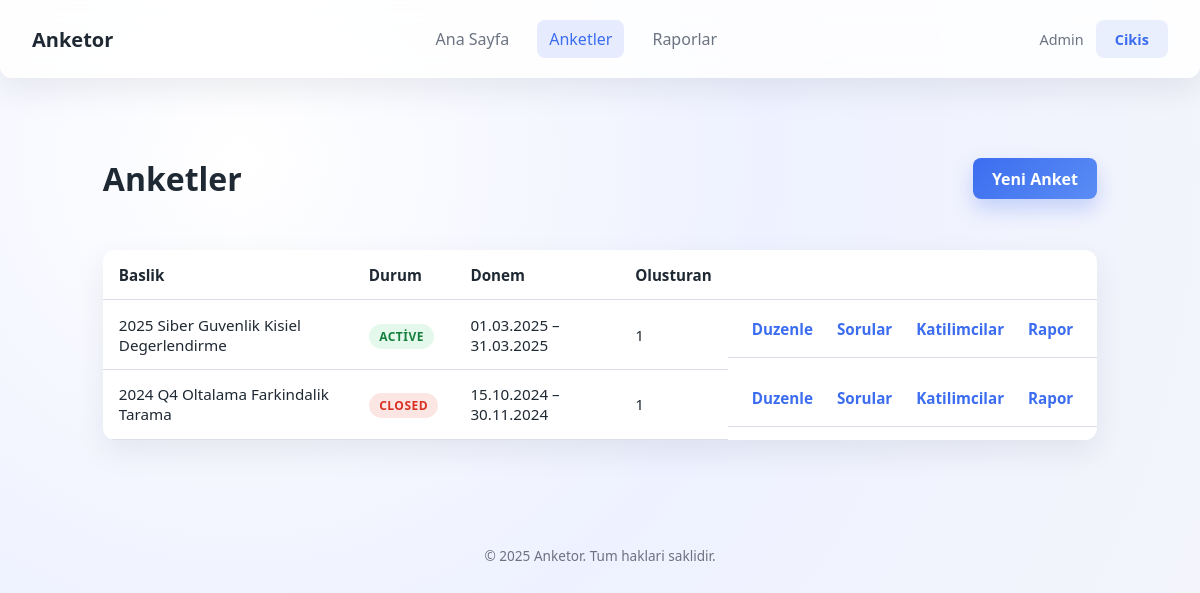
Screenshot of /surveys.php (signed in) with the database file from the repository.
### tables this page shows
CREATE TABLE IF NOT EXISTS surveys (
    id INT UNSIGNED AUTO_INCREMENT PRIMARY KEY,
    category_id INT UNSIGNED NULL,
    title VARCHAR(200) NOT NULL,
    description TEXT NULL,
    status ENUM('draft','scheduled','active','closed') NOT NULL DEFAULT 'draft',
    start_date DATE NULL,
    end_date DATE NULL,
    created_by INT UNSIGNED NOT NULL,
    created_at DATETIME NOT NULL DEFAULT CURRENT_TIMESTAMP,
    updated_at DATETIME NOT NULL DEFAULT CURRENT_TIMESTAMP ON UPDATE CURRENT_TIMESTAMP,
    CONSTRAINT fk_surveys_category FOREIGN KEY (category_id) REFERENCES survey_categories(id) ON DELETE SET NULL,
    CONSTRAINT fk_surveys_user FOREIGN KEY (created_by) REFERENCES users(id) ON DELETE CASCADE
);

### config.sample.php (called while the page is built)
<?php
return [
    'db' => [
        'host' => 'srv1776.hstgr.io',
        'port' => 3306,
        'database' => 'u111878875_anketor3',
        'username' => 'u111878875_anketor3',
        'password' => 'Anketor3.',
        'charset' => 'utf8mb4',
    ],
    'app' => [
        'name' => 'Anketor',
        'base_url' => '',
        'timezone' => 'Europe/Istanbul',
    ],
    'mail' => [
        'from_email' => 'iletisim@kurumadi.com',
        'from_name' => 'Kurumsal Iletisim Ekibi',
    ],
    'security' => [
        'token_salt' => 'please-change-this-secret',
    ],
    'openai' => [
        'api_key' => '',
        'model' => 'gpt-4o-mini',
    ],
];

### config.php (called while the page is built)
<?php
return require __DIR__ . '/config.sample.php';

### includes/bootstrap.php (called while the page is built, shortened)
<?php
$config = require __DIR__ . '/../config.php';
require_once __DIR__ . '/helpers.php';
require_once __DIR__ . '/db.php';
require_once __DIR__ . '/services/SurveyService.php';
$db = Database::getInstance($config['db']);
$surveyService = new SurveyService($db, $config);

### includes/db.php (called while the page is built, shortened)
<?php
class Database
{
    private static $instance;
    private $pdo;
    private function __construct(array $config)
    {
        $dsn = sprintf('mysql:host=%s;port=%d;dbname=%s;charset=%s',
            $config['host'] ?? 'localhost',
            $config['port'] ?? 3306,
            $config['database'] ?? '',
            $config['charset'] ?? 'utf8mb4'
        );
        $options = [
            PDO::ATTR_ERRMODE => PDO::ERRMODE_EXCEPTION,
            PDO::ATTR_DEFAULT_FETCH_MODE => PDO::FETCH_ASSOC,
            PDO::ATTR_EMULATE_PREPARES => false,
        ];
        $this->pdo = new PDO($dsn, $config['username'] ?? '', $config['password'] ?? '', $options);
    }
    public static function getInstance(array $config = [])
    {
        if (!self::$instance) {
            self::$instance = new self($config);
        }
        return self::$instance;
    }
    public function query(string $sql, array $params = []): PDOStatement
    {
        $stmt = $this->pdo->prepare($sql);
        $stmt->execute($params);
        return $stmt;
    }
    public function fetchAll(string $sql, array $params = []): array
    {
        return $this->query($sql, $params)->fetchAll();
    }
}

### includes/services/SurveyService.php (called while the page is built, shortened)
<?php
class SurveyService
{
    private $db;
    public function __construct(Database $db, array $config)
    {
        $this->db = $db;
    }
    public function getSurveys(int $limit = 50): array
    {
        return $this->db->fetchAll(
            'SELECT s.*, c.name AS category_name, u.name AS owner_name
             FROM surveys s
             LEFT JOIN survey_categories c ON c.id = s.category_id
             LEFT JOIN users u ON u.id = s.created_by
             ORDER BY s.created_at DESC
             LIMIT ?',
            [$limit]
        );
    }
}

### includes/helpers.php (called while the page is built, shortened)
<?php
function format_date($value, string $format = 'd.m.Y')
{
    $date = $value instanceof DateTimeInterface ? $value : new DateTime($value);
    return $date->format($format);
}
function h($value): string
{
    return htmlspecialchars((string)$value, ENT_QUOTES, 'UTF-8');
}

### surveys.php (the view, shortened to what this page needs)
<?php
require __DIR__ . '/includes/bootstrap.php';
$surveys = $surveyService->getSurveys(200);
include __DIR__ . '/templates/header.php';
include __DIR__ . '/templates/navbar.php';
?>
<main class="container">
    <div class="panel-header">
        <h1>Anketler</h1>
        <a class="button-primary" href="survey_edit.php">Yeni Anket</a>
    </div>
    <div class="panel-body">
        <table class="table">
            <thead>
                <tr>
                    <th>Baslik</th>
                    <th>Durum</th>
                    <th>Donem</th>
                    <th>Olusturan</th>
                    <th></th>
                </tr>
            </thead>
            <tbody>
                <?php foreach ($surveys as $survey): ?>
                    <tr>
                        <td><?php echo h($survey['title']); ?></td>
                        <td><span class="status status-<?php echo h($survey['status']); ?>"><?php echo h($survey['status']); ?></span></td>
                        <td>
                            <?php echo $survey['start_date'] ? h(format_date($survey['start_date'])) : '-'; ?>
                            <?php if ($survey['end_date']): ?>
                                &ndash; <?php echo h(format_date($survey['end_date'])); ?>
                            <?php endif; ?>
                        </td>
                        <td><?php echo h($survey['created_by']); ?></td>
                        <td class="table-actions">
                            <a class="button-link" href="survey_edit.php?id=<?php echo (int)$survey['id']; ?>">Duzenle</a>
                            <a class="button-link" href="survey_questions.php?id=<?php echo (int)$survey['id']; ?>">Sorular</a>
                            <a class="button-link" href="participants.php?id=<?php echo (int)$survey['id']; ?>">Katilimcilar</a>
                            <a class="button-link" href="survey_reports.php?id=<?php echo (int)$survey['id']; ?>">Rapor</a>
                        </td>
                    </tr>
                <?php endforeach; ?>
            </tbody>
        </table>
    </div>
</main>
<?php include __DIR__ . '/templates/footer.php'; ?>

### assets/css/style.css (style rules this page uses)
:root { --color-bg: #f5f6fb; --color-surface: #ffffff; --color-border: #d9deea; --color-primary: #3c6df0; --color-primary-dark: #2f55c8; --color-text: #1f2933; --color-muted: #6b7280; --color-success: #0f9d58; --color-danger: #d93025; --radius: 12px; --shadow: 0 12px 30px rgba(31, 41, 51, 0.08); font-size: 16px; }
* { box-sizing: border-box; }
body { margin: 0; font-family: 'Segoe UI', Tahoma, Geneva, Verdana, sans-serif; color: var(--color-text); background: radial-gradient(circle at 20% 20%, #ffffff 0%, #eef1ff 45%, #f5f6fb 100%); min-height: 100vh; }
a { color: var(--color-primary); text-decoration: none; }
.container { max-width: 1100px; margin: 2rem auto; padding: 0 1.5rem; }
.button-primary, .button-secondary, .button-link { display: inline-flex; align-items: center; justify-content: center; border: none; border-radius: 8px; font-weight: 600; cursor: pointer; padding: 0.6rem 1.2rem; transition: transform 0.15s ease, box-shadow 0.2s ease; }
.button-primary { background: linear-gradient(135deg, var(--color-primary), #5a8df4); color: #fff; box-shadow: 0 10px 20px rgba(60, 109, 240, 0.25); }
.button-link { background: transparent; color: var(--color-primary); padding: 0.25rem 0.5rem; }
.panel-header { display: flex; align-items: center; justify-content: space-between; padding: 1.6rem 1.8rem 0; }
.panel-body { padding: 1.8rem; }
.table { width: 100%; border-collapse: collapse; background: #fff; border-radius: var(--radius); overflow: hidden; box-shadow: var(--shadow); }
.table th, .table td { padding: 0.9rem 1rem; border-bottom: 1px solid var(--color-border); text-align: left; font-size: 0.95rem; }
.table-actions { display: flex; gap: 0.5rem; }
.status { padding: 0.25rem 0.65rem; border-radius: 20px; font-size: 0.75rem; font-weight: 600; text-transform: uppercase; letter-spacing: 0.04em; }
.status-active { background: rgba(34, 197, 94, 0.12); color: #15803d; }
.status-closed { background: rgba(217, 48, 37, 0.12); color: var(--color-danger); }

### rows the page displays
surveys: title "2025 Siber Guvenlik Kisiel Degerlendirme", status "ACTIVE", start_date "01.03.2025", end_date "31.03.2025", created_by "1"
surveys: title "2024 Q4 Oltalama Farkindalik Tarama", status "CLOSED", start_date "15.10.2024", end_date "30.11.2024", created_by "1"

### other values shown
config('app.name', 'Anketor') "Anketor"
current_user_name() "Admin"
